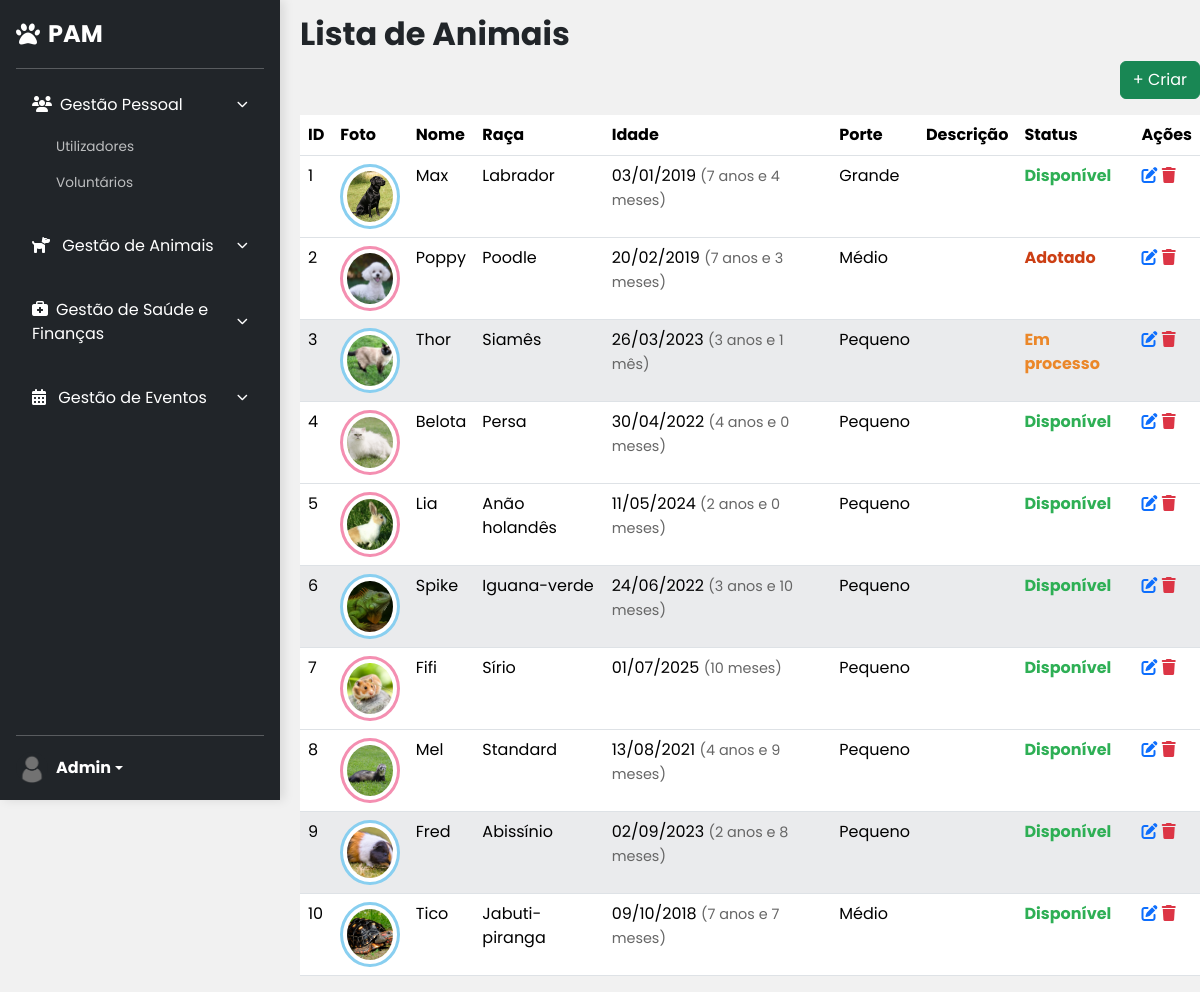
Screenshot of /backoffice/animalList (signed in) with the database file from the repository.
### tables this page shows
create table animals (
    id int auto_increment,
    name varchar(100) not null,
    specie_id int not null,
    breed_id int null,
    gender enum('Macho', 'Fêmea') not null,
    size enum('Pequeno', 'Médio', 'Grande'),
    image varchar(255),
    birth_date date,
    description text,
    status enum('Disponível', 'Adotado', 'Em processo') not null,
    created_at timestamp default current_timestamp,
    constraint pk_animals primary key (id),
    constraint fk_animals_breeds foreign key (breed_id) references breeds(id),
    constraint fk_animals_species foreign key (specie_id) references species(id)
);

create table breeds (
    id int auto_increment,
    specie_id int not null,
    name varchar(50) not null,
    constraint pk_breeds primary key (id),
    constraint fk_breeds_species foreign key (specie_id) references species(id)
);

### components/rerun.php (called while the page is built, shortened)
<?php
	$rerun = $rerun ?? false;
	require $route.'.php';
	$rerun = true;

### backoffice/animalList.php (the view, shortened to what this page needs)
<?php
    if(!$rerun):
        $metaTitle = '';
        $metaDescription = '';
    else:
        $stmt = $conn->prepare("SELECT a.*, b.name AS breed_name FROM animals a LEFT JOIN breeds b ON a.breed_id=b.id ORDER BY a.id ASC");
        $stmt->execute();
        $group= $stmt->get_result();
?>
        <h1 class="fw-bold fs-2">Lista de Animais</h1>
        <div class="d-flex justify-content-end gap-2 mb-3">
            <a href="animalList?add" class="btn btn-success">+ Criar</a>
        </div>
        <table class="table striped" id="animalTable">
            <thead>
                <tr>
                    <th>ID</th>
                    <th>Foto</th>
                    <th>Nome</th>
                    <th>Raça</th>
                    <th>Idade</th>
                    <th>Porte</th>
                    <th>Descrição</th>
                    <th>Status</th>
                    <th>Ações</th>
                </tr>
            </thead>
            <tbody>
                <?php foreach($group as $item): ?>
                    <tr>
                        <td><?= $item['id']; ?></td>
                        <td>
                            <?php
                                $cor= $item['gender'] === 'Macho'?'#89CFF0' : '#F48FB1';
                                $caminhoImagem = !empty($item['image']) ? "../assets/img/animals/" . $item['image'] : "../assets/img/defaultAnimals.png";
                            ?>
                        <img class="rounded-circle img-thumbnail round-image text-muted" src="<?= $caminhoImagem ?>" style="border: 3px solid<?=$cor?>;" alt="Foto do animal">
                        </td>
                        <td><?= $item['name']; ?></td>
                        <td><?= mostrarValor2($item['breed_name']); ?></td>
                        <td><?= mostrarIdade($item['birth_date']); ?></td>
                        <td><?= mostrarValor2($item['size']); ?></td>
                        <td style="text-wrap: pretty"><?= $item['description']; ?></td>
                        <td class="fw-bold" style="color:<?= corStatus($item['status'])?>;"><?= $item['status']; ?></td>
                        <td>
                            <a href="animalList.php?editar=<?= $item['id']; ?>"><i
                                    class="fa-solid fa-pen-to-square"></i></a>
                            <a href="components/action_animal.php?action=eliminar&id=<?= $item['id']; ?>"
                                onclick="return confirm('Apagar este adotante?')"><i style="color: #dc3545;" class="fa-solid fa-trash"></i></a>
                        </td>
                    </tr>
                <?php endforeach; ?>
            </tbody>
        </table>
<?php
    endif;

### components/helpers.php (shortened to what this page needs)
<?php
function mostrarValor2($valor)
{
    return !empty($valor) ? htmlspecialchars($valor) : "<span style='color:#888; opacity:0.5;'>&mdash;</span>";
}
function corStatus($status)
{
    switch ($status) {
        case 'Disponível':
            return '#2eaf55';
        case 'Em processo':
            return '#eb8729';
        case 'Adotado':
            return '#cc3f14';
    }
}
function mostrarIdade($data, $mostrarData = true)
{
    $dataNasc = new DateTime($data);
    $hoje = new DateTime();
    $dataForm = $dataNasc->format('d/m/Y');
    $diferenca = $hoje->diff($dataNasc);
    $ano = $diferenca->y;
    $mes = $diferenca->m;
    $mes == 1 ? $mes = $mes . " mês" : $mes = $mes . " meses";
    $ano == 1 ? $ano = $ano . " ano" : $ano = $ano . " anos";
    if ($mostrarData) {
        if ($ano > 1) {
            $idade = $ano . " e " . $mes;
        } else if ($ano < 0 || $mes > 0) {
            $idade = $mes;
        } else {
            $idade = "Recém nascido";
        }
        return $dataForm . " <span style='color:#666; font-size:0.9em;'>(" . $idade . ") </span>";
    }
}

### assets/css/styles.css (style rules this page uses)
:root { --primary: #08284b; --primary-light: #135eb1; --secondary: #ffa500; --secondary-light: #fbba50; }
html { scroll-behavior: smooth; }
html, body { height: 100%; }
body { display: flex; flex-direction: column; font-family: "Poppins", sans-serif; background-color: #f1f1f1; }

### backoffice/assets/css/animalList.css (style rules this page uses)
.round-image { width: 65px; height: 65px; object-fit: cover; }
.striped tbody tr:nth-child(3n) td { background-color: #EAEBED!important; }

### backoffice/assets/css/sidebar.css (style rules this page uses)
body { margin-left: 300px !important; margin-top: 15px; }

### rows the page displays
animals: id "1", image (picture), name "Max", breed.name "Labrador Grande", birth_date "03/01/2019", idade "7 anos e 4 meses", status "Disponível"
animals: id "2", image (picture), name "Poppy", breed.name "Poodle Médio", birth_date "20/02/2019", idade "7 anos e 3 meses", status "Adotado"
animals: id "3", image (picture), name "Thor", breed.name "Siamês Pequeno", birth_date "26/03/2023", idade "3 anos e 1 mês", status "Em processo"
animals: id "4", image (picture), name "Belota", breed.name "Persa Pequeno", birth_date "30/04/2022", idade "4 anos e 0 meses", status "Disponível"
animals: id "5", image (picture), name "Lia", breed.name "Anão holandês Pequeno", birth_date "11/05/2024", idade "2 anos e 0 meses", status "Disponível"
animals: id "6", image (picture), name "Spike", breed.name "Iguana-verde Pequeno", birth_date "24/06/2022", idade "3 anos e 10 meses", status "Disponível"
animals: id "7", image (picture), name "Fifi", breed.name "Sírio Pequeno", birth_date "01/07/2025", idade "10 meses", status "Disponível"
animals: id "8", image (picture), name "Mel", breed.name "Standard Pequeno", birth_date "13/08/2021", idade "4 anos e 9 meses", status "Disponível"
animals: id "9", image (picture), name "Fred", breed.name "Abissínio Pequeno", birth_date "02/09/2023", idade "2 anos e 8 meses", status "Disponível"
animals: id "10", image (picture), name "Tico", breed.name "Jabuti-piranga Médio", birth_date "09/10/2018", idade "7 anos e 7 meses", status "Disponível"

### other values shown
$_SESSION['user'] "Admin"
